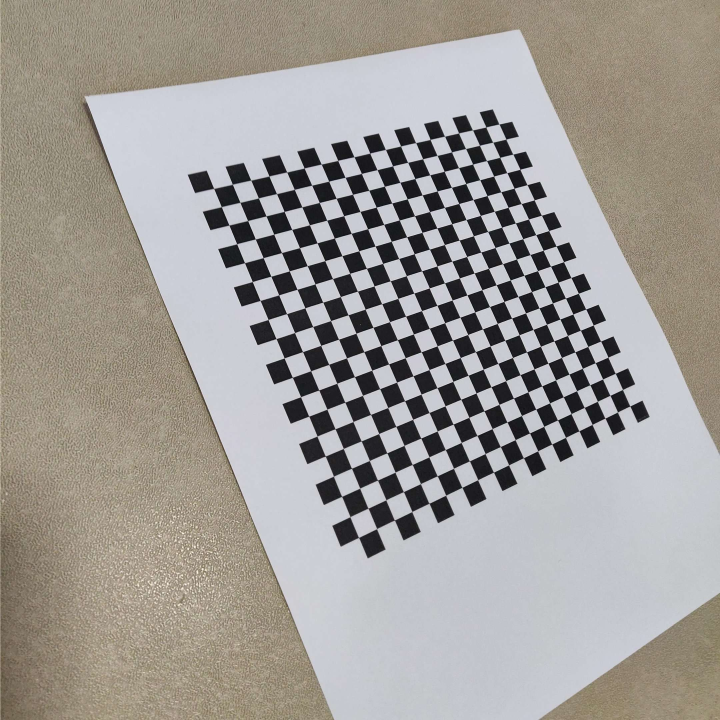
#> input picture check/1.JPEG, 2160 x 2160 px (shown at 1/3 size); its folder holds only this picture in this run
$ python check.py
#> lines starting #> are read from the running program, lines starting #| are printed output that depends on the picture
import cv2
import numpy as np
import os
import glob

# Defining the dimensions of checkerboard
CHECKERBOARD = (19,19)
criteria = (cv2.TERM_CRITERIA_EPS + cv2.TERM_CRITERIA_MAX_ITER, 30, 0.001)

#Creating Vectors of the space
objpoints = []
imgpoints = []

# Defining the world coordinates for 3D points
objp = np.zeros((1, CHECKERBOARD[0] * CHECKERBOARD[1], 3), np.float32)
objp[0,:,:2] = np.mgrid[0:CHECKERBOARD[0], 0:CHECKERBOARD[1]].T.reshape(-1, 2)
prev_img_shape = None

# Extracting path of individual image stored in a given directory
images = glob.glob('check/*.JPEG')

for frame in images:
	img = cv2.imread(frame)
#> img is the input picture: shape (2160, 2160, 3); mean B, G, R 151.9, 156.2, 160

	gray = cv2.cvtColor(img,cv2.COLOR_BGR2GRAY)
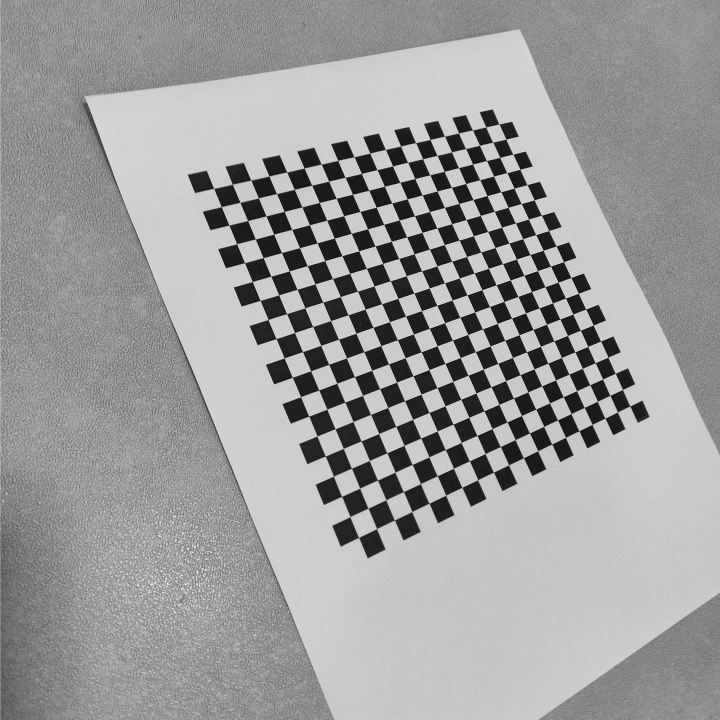
#> gray: shape (2160, 2160) (shown at 1/3 size); min 0, max 254, mean 156.9

	ret, corners = cv2.findChessboardCorners(gray, CHECKERBOARD, cv2.CALIB_CB_ADAPTIVE_THRESH + cv2.CALIB_CB_FAST_CHECK + cv2.CALIB_CB_NORMALIZE_IMAGE)
#> ret = True; corners = 361 rows, first 8: [1498.2, 373], [1518.6, 418], [1539.9, 463.3], [1560.9, 508.9], [1581.9, 554.9], [1603.5, 600.6], [1625.3, 646.6], [1647, 692.6]

	if ret == True:
		objpoints.append(objp)
		# refining pixel coordinates for given 2d points.
		corners2 = cv2.cornerSubPix(gray, corners, (11,11),(-1,-1), criteria)
#> corners2 = 361 rows, first 8: [1498.1, 373], [1518.7, 418.3], [1539.5, 463.4], [1560.8, 508.7], [1582.1, 554.8], [1603.5, 600.5], [1625.2, 646.6], [1647.1, 692.6]
		imgpoints.append(corners2)
		# Draw and display the corners
		img = cv2.drawChessboardCorners(img, CHECKERBOARD, corners2, ret)
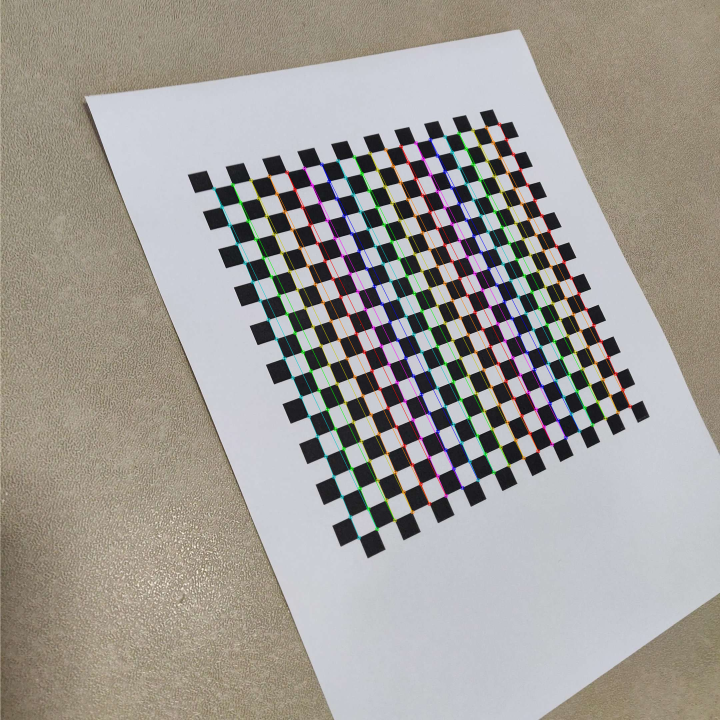
#> img: shape (2160, 2160, 3) (shown at 1/3 size); mean B, G, R 151.2, 156.2, 160.1

	resize = cv2.resize(img, (540,720))
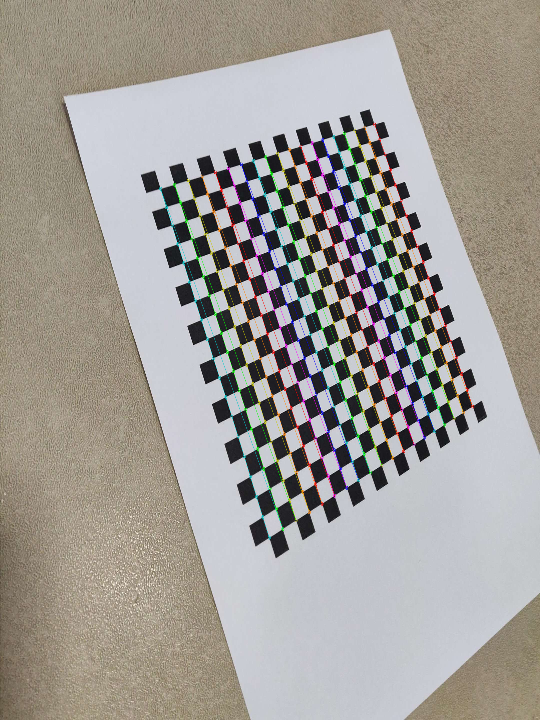
#> resize: shape (720, 540, 3); mean B, G, R 151.3, 156.3, 160.2

	cv2.imshow('img', resize)

	cv2.waitKey(0)

cv2.destroyAllWindows()

$ run again, on check/2.JPEG
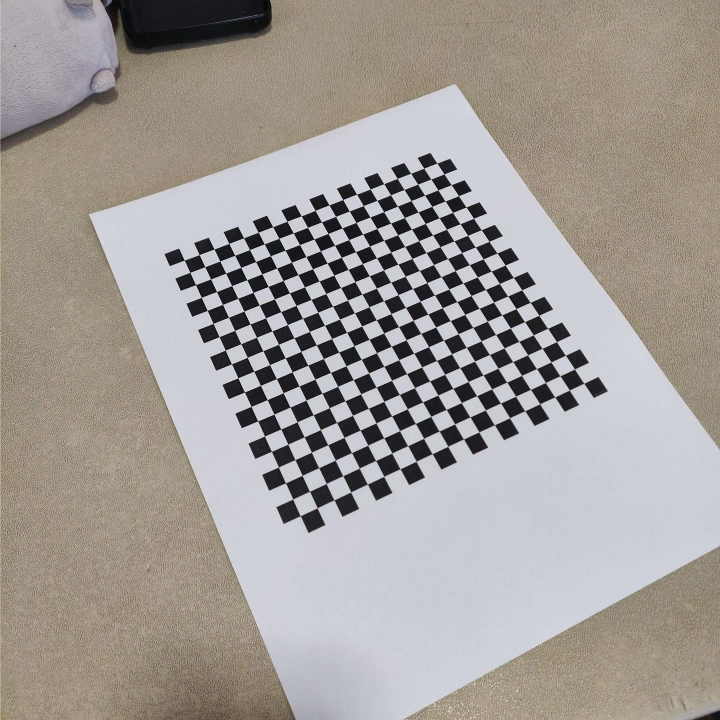
#> input picture check/2.JPEG, 2160 x 2160 px (shown at 1/3 size)
#> img is the input picture: shape (2160, 2160, 3); mean B, G, R 151.2, 155.8, 161.3
#> `gray = cv2.cvtColor(img,cv2.COLOR_BGR2GRAY)`:
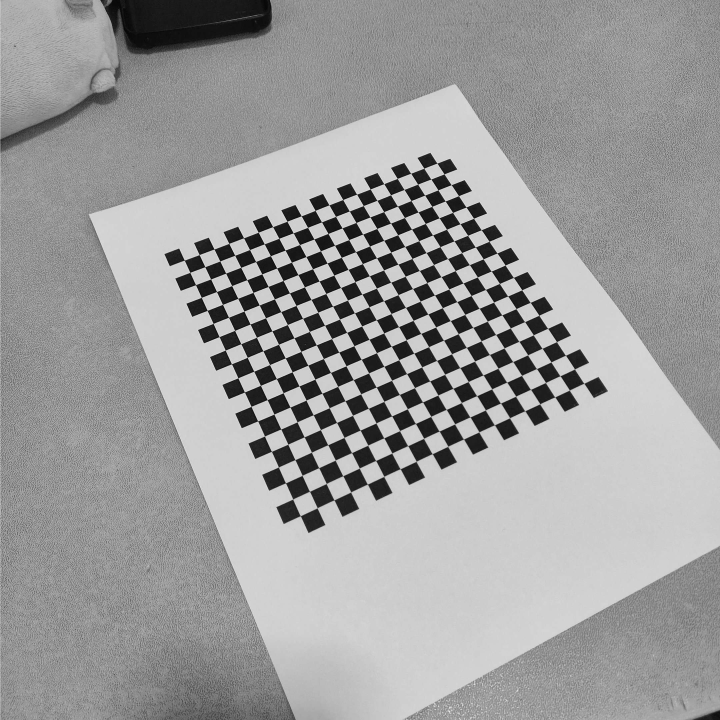
#> gray: shape (2160, 2160) (shown at 1/3 size); min 0, max 255, mean 156.9
#> ret = True; corners = 361 rows, first 8: [1311.7, 490.3], [1333.1, 522.6], [1354.6, 555.1], [1376.7, 587.9], [1398.7, 622], [1421.7, 655.6], [1444.6, 690.1], [1468, 724.8]
#> corners2 = 361 rows, first 8: [1311.9, 490.4], [1333, 522.6], [1354.6, 555.1], [1376.6, 587.9], [1399, 622], [1421.6, 655.7], [1444.6, 690.2], [1468.1, 724.7]
#> `resize = cv2.resize(img, (540,720))`:
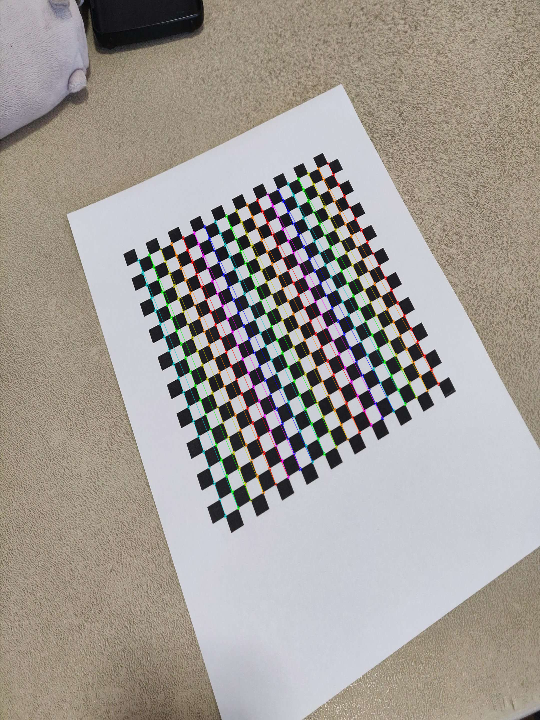
#> resize: shape (720, 540, 3); mean B, G, R 150.7, 155.9, 161.5

$ run again, on check/3.JPEG
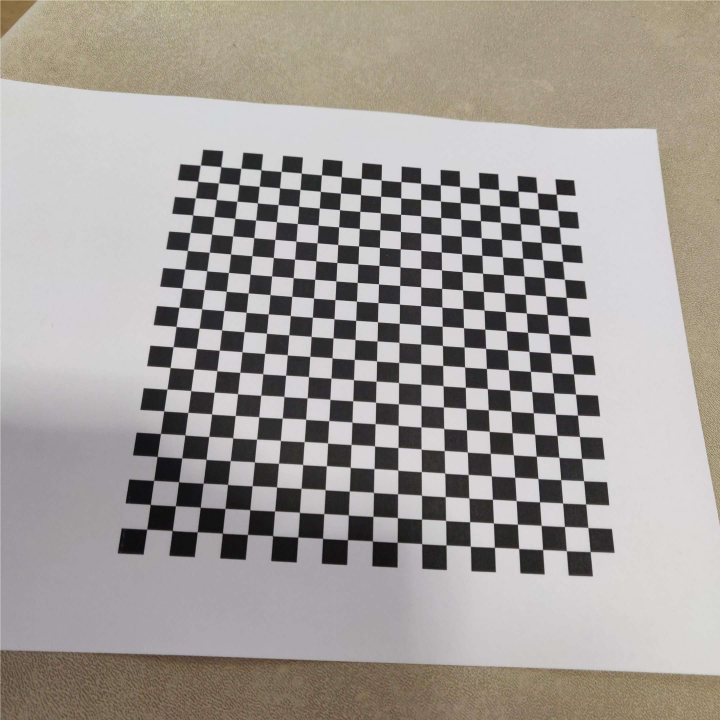
#> input picture check/3.JPEG, 2160 x 2160 px (shown at 1/3 size)
#> img is the input picture: shape (2160, 2160, 3); mean B, G, R 152.9, 157.1, 162.5
#> `gray = cv2.cvtColor(img,cv2.COLOR_BGR2GRAY)`:
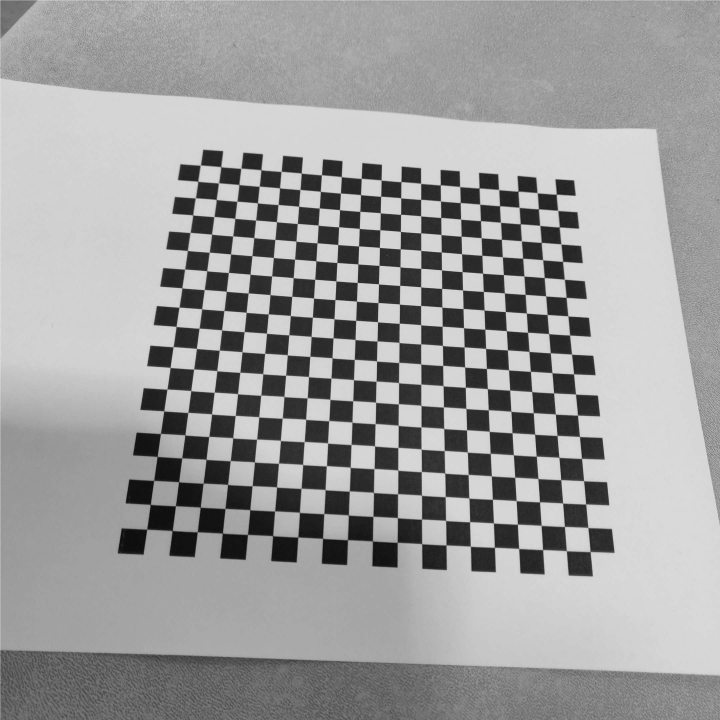
#> gray: shape (2160, 2160) (shown at 1/3 size); min 1, max 252, mean 158.1
#> ret = True; corners = 361 rows, first 8: [602.5, 497], [664.7, 500.2], [724.5, 506.8], [785.4, 510.5], [844.5, 515.8], [905, 520.4], [965.5, 526], [1025.1, 531.1]
#> corners2 = 361 rows, first 8: [601.9, 496.4], [663.4, 501.2], [723.6, 505.8], [783.9, 510.5], [844.3, 515.2], [904.7, 520.3], [965.3, 525.5], [1025, 531]
#> `resize = cv2.resize(img, (540,720))`:
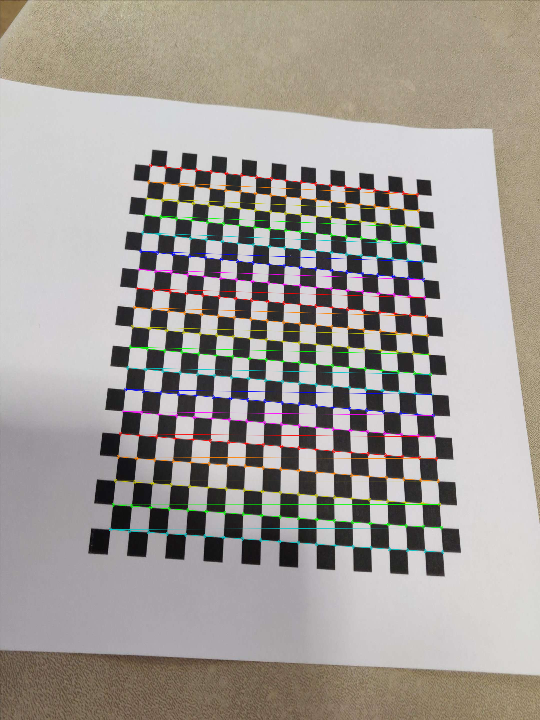
#> resize: shape (720, 540, 3); mean B, G, R 152.1, 157, 162.5

$ run again, on check/4.JPEG
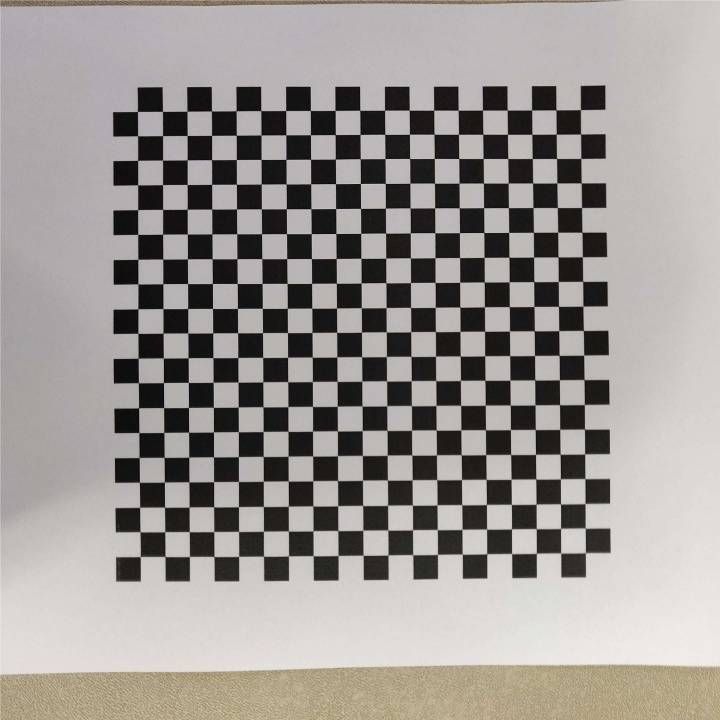
#> input picture check/4.JPEG, 2160 x 2160 px (shown at 1/3 size)
#> img is the input picture: shape (2160, 2160, 3); mean B, G, R 147, 150.6, 155
#> `gray = cv2.cvtColor(img,cv2.COLOR_BGR2GRAY)`:
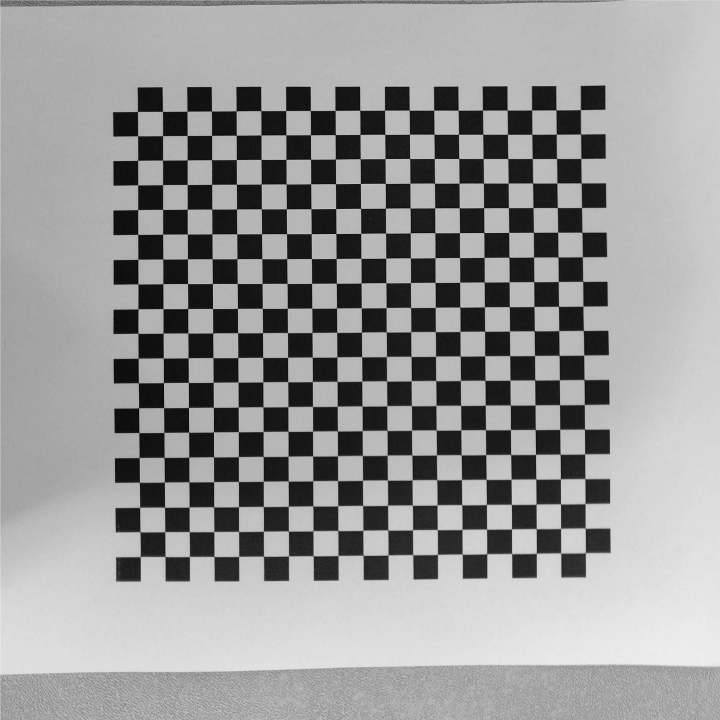
#> gray: shape (2160, 2160) (shown at 1/3 size); min 0, max 253, mean 151.5
#> ret = True; corners = 361 rows, first 8: [1756.4, 1656.9], [1682.4, 1661.6], [1608.2, 1659.6], [1537.6, 1660.7], [1460.9, 1662], [1389.2, 1662.4], [1312.1, 1663], [1240.3, 1663.2]
#> corners2 = 361 rows, first 8: [1757.1, 1659.2], [1683.3, 1660.2], [1609.8, 1660.8], [1536.2, 1661.8], [1461.4, 1662.3], [1387.7, 1663.4], [1313.5, 1664.2], [1239.4, 1665.2]
#> `resize = cv2.resize(img, (540,720))`:
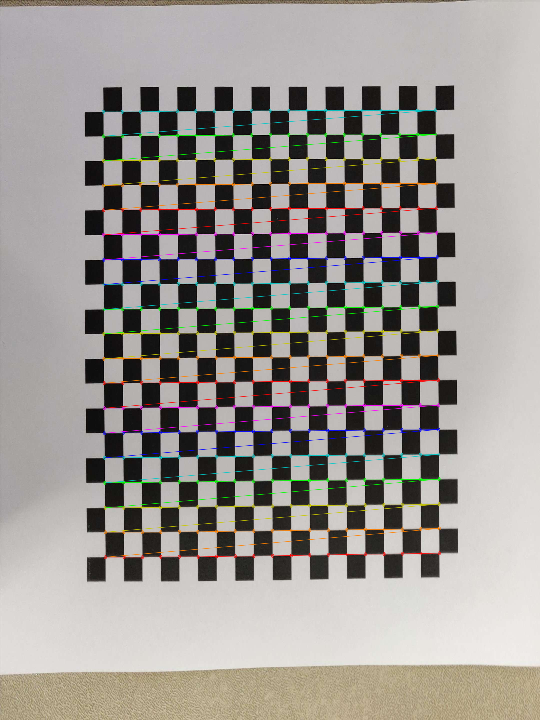
#> resize: shape (720, 540, 3); mean B, G, R 146.5, 150.8, 155.3
